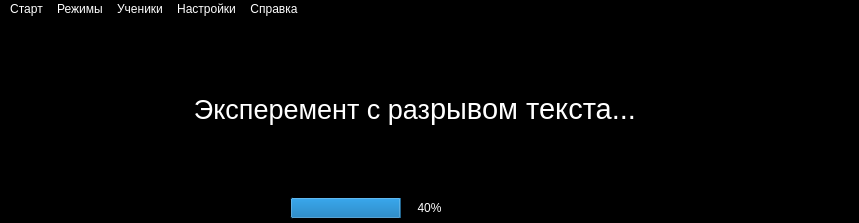
<?xml version="1.0" encoding="UTF-8"?>
<ui version="4.0">
 <class>MainWindow</class>
 <widget class="QMainWindow" name="MainWindow">
  <property name="geometry">
   <rect>
    <x>0</x>
    <y>0</y>
    <width>859</width>
    <height>223</height>
   </rect>
  </property>
  <property name="palette">
   <palette>
    <active>
     <colorrole role="WindowText">
      <brush brushstyle="SolidPattern">
       <color alpha="255">
        <red>255</red>
        <green>255</green>
        <blue>255</blue>
       </color>
      </brush>
     </colorrole>
     <colorrole role="Button">
      <brush brushstyle="SolidPattern">
       <color alpha="255">
        <red>0</red>
        <green>0</green>
        <blue>0</blue>
       </color>
      </brush>
     </colorrole>
     <colorrole role="Light">
      <brush brushstyle="SolidPattern">
       <color alpha="255">
        <red>0</red>
        <green>0</green>
        <blue>0</blue>
       </color>
      </brush>
     </colorrole>
     <colorrole role="Midlight">
      <brush brushstyle="SolidPattern">
       <color alpha="255">
        <red>0</red>
        <green>0</green>
        <blue>0</blue>
       </color>
      </brush>
     </colorrole>
     <colorrole role="Dark">
      <brush brushstyle="SolidPattern">
       <color alpha="255">
        <red>0</red>
        <green>0</green>
        <blue>0</blue>
       </color>
      </brush>
     </colorrole>
     <colorrole role="Mid">
      <brush brushstyle="SolidPattern">
       <color alpha="255">
        <red>0</red>
        <green>0</green>
        <blue>0</blue>
       </color>
      </brush>
     </colorrole>
     <colorrole role="Text">
      <brush brushstyle="SolidPattern">
       <color alpha="255">
        <red>255</red>
        <green>255</green>
        <blue>255</blue>
       </color>
      </brush>
     </colorrole>
     <colorrole role="BrightText">
      <brush brushstyle="SolidPattern">
       <color alpha="255">
        <red>255</red>
        <green>255</green>
        <blue>255</blue>
       </color>
      </brush>
     </colorrole>
     <colorrole role="ButtonText">
      <brush brushstyle="SolidPattern">
       <color alpha="255">
        <red>255</red>
        <green>255</green>
        <blue>255</blue>
       </color>
      </brush>
     </colorrole>
     <colorrole role="Base">
      <brush brushstyle="SolidPattern">
       <color alpha="255">
        <red>0</red>
        <green>0</green>
        <blue>0</blue>
       </color>
      </brush>
     </colorrole>
     <colorrole role="Window">
      <brush brushstyle="SolidPattern">
       <color alpha="255">
        <red>0</red>
        <green>0</green>
        <blue>0</blue>
       </color>
      </brush>
     </colorrole>
     <colorrole role="Shadow">
      <brush brushstyle="SolidPattern">
       <color alpha="255">
        <red>0</red>
        <green>0</green>
        <blue>0</blue>
       </color>
      </brush>
     </colorrole>
     <colorrole role="AlternateBase">
      <brush brushstyle="SolidPattern">
       <color alpha="255">
        <red>0</red>
        <green>0</green>
        <blue>0</blue>
       </color>
      </brush>
     </colorrole>
     <colorrole role="ToolTipBase">
      <brush brushstyle="SolidPattern">
       <color alpha="255">
        <red>255</red>
        <green>255</green>
        <blue>220</blue>
       </color>
      </brush>
     </colorrole>
     <colorrole role="ToolTipText">
      <brush brushstyle="SolidPattern">
       <color alpha="255">
        <red>0</red>
        <green>0</green>
        <blue>0</blue>
       </color>
      </brush>
     </colorrole>
    </active>
    <inactive>
     <colorrole role="WindowText">
      <brush brushstyle="SolidPattern">
       <color alpha="255">
        <red>255</red>
        <green>255</green>
        <blue>255</blue>
       </color>
      </brush>
     </colorrole>
     <colorrole role="Button">
      <brush brushstyle="SolidPattern">
       <color alpha="255">
        <red>0</red>
        <green>0</green>
        <blue>0</blue>
       </color>
      </brush>
     </colorrole>
     <colorrole role="Light">
      <brush brushstyle="SolidPattern">
       <color alpha="255">
        <red>0</red>
        <green>0</green>
        <blue>0</blue>
       </color>
      </brush>
     </colorrole>
     <colorrole role="Midlight">
      <brush brushstyle="SolidPattern">
       <color alpha="255">
        <red>0</red>
        <green>0</green>
        <blue>0</blue>
       </color>
      </brush>
     </colorrole>
     <colorrole role="Dark">
      <brush brushstyle="SolidPattern">
       <color alpha="255">
        <red>0</red>
        <green>0</green>
        <blue>0</blue>
       </color>
      </brush>
     </colorrole>
     <colorrole role="Mid">
      <brush brushstyle="SolidPattern">
       <color alpha="255">
        <red>0</red>
        <green>0</green>
        <blue>0</blue>
       </color>
      </brush>
     </colorrole>
     <colorrole role="Text">
      <brush brushstyle="SolidPattern">
       <color alpha="255">
        <red>255</red>
        <green>255</green>
        <blue>255</blue>
       </color>
      </brush>
     </colorrole>
     <colorrole role="BrightText">
      <brush brushstyle="SolidPattern">
       <color alpha="255">
        <red>255</red>
        <green>255</green>
        <blue>255</blue>
       </color>
      </brush>
     </colorrole>
     <colorrole role="ButtonText">
      <brush brushstyle="SolidPattern">
       <color alpha="255">
        <red>255</red>
        <green>255</green>
        <blue>255</blue>
       </color>
      </brush>
     </colorrole>
     <colorrole role="Base">
      <brush brushstyle="SolidPattern">
       <color alpha="255">
        <red>0</red>
        <green>0</green>
        <blue>0</blue>
       </color>
      </brush>
     </colorrole>
     <colorrole role="Window">
      <brush brushstyle="SolidPattern">
       <color alpha="255">
        <red>0</red>
        <green>0</green>
        <blue>0</blue>
       </color>
      </brush>
     </colorrole>
     <colorrole role="Shadow">
      <brush brushstyle="SolidPattern">
       <color alpha="255">
        <red>0</red>
        <green>0</green>
        <blue>0</blue>
       </color>
      </brush>
     </colorrole>
     <colorrole role="AlternateBase">
      <brush brushstyle="SolidPattern">
       <color alpha="255">
        <red>0</red>
        <green>0</green>
        <blue>0</blue>
       </color>
      </brush>
     </colorrole>
     <colorrole role="ToolTipBase">
      <brush brushstyle="SolidPattern">
       <color alpha="255">
        <red>255</red>
        <green>255</green>
        <blue>220</blue>
       </color>
      </brush>
     </colorrole>
     <colorrole role="ToolTipText">
      <brush brushstyle="SolidPattern">
       <color alpha="255">
        <red>0</red>
        <green>0</green>
        <blue>0</blue>
       </color>
      </brush>
     </colorrole>
    </inactive>
    <disabled>
     <colorrole role="WindowText">
      <brush brushstyle="SolidPattern">
       <color alpha="255">
        <red>0</red>
        <green>0</green>
        <blue>0</blue>
       </color>
      </brush>
     </colorrole>
     <colorrole role="Button">
      <brush brushstyle="SolidPattern">
       <color alpha="255">
        <red>0</red>
        <green>0</green>
        <blue>0</blue>
       </color>
      </brush>
     </colorrole>
     <colorrole role="Light">
      <brush brushstyle="SolidPattern">
       <color alpha="255">
        <red>0</red>
        <green>0</green>
        <blue>0</blue>
       </color>
      </brush>
     </colorrole>
     <colorrole role="Midlight">
      <brush brushstyle="SolidPattern">
       <color alpha="255">
        <red>0</red>
        <green>0</green>
        <blue>0</blue>
       </color>
      </brush>
     </colorrole>
     <colorrole role="Dark">
      <brush brushstyle="SolidPattern">
       <color alpha="255">
        <red>0</red>
        <green>0</green>
        <blue>0</blue>
       </color>
      </brush>
     </colorrole>
     <colorrole role="Mid">
      <brush brushstyle="SolidPattern">
       <color alpha="255">
        <red>0</red>
        <green>0</green>
        <blue>0</blue>
       </color>
      </brush>
     </colorrole>
     <colorrole role="Text">
      <brush brushstyle="SolidPattern">
       <color alpha="255">
        <red>0</red>
        <green>0</green>
        <blue>0</blue>
       </color>
      </brush>
     </colorrole>
     <colorrole role="BrightText">
      <brush brushstyle="SolidPattern">
       <color alpha="255">
        <red>255</red>
        <green>255</green>
        <blue>255</blue>
       </color>
      </brush>
     </colorrole>
     <colorrole role="ButtonText">
      <brush brushstyle="SolidPattern">
       <color alpha="255">
        <red>0</red>
        <green>0</green>
        <blue>0</blue>
       </color>
      </brush>
     </colorrole>
     <colorrole role="Base">
      <brush brushstyle="SolidPattern">
       <color alpha="255">
        <red>0</red>
        <green>0</green>
        <blue>0</blue>
       </color>
      </brush>
     </colorrole>
     <colorrole role="Window">
      <brush brushstyle="SolidPattern">
       <color alpha="255">
        <red>0</red>
        <green>0</green>
        <blue>0</blue>
       </color>
      </brush>
     </colorrole>
     <colorrole role="Shadow">
      <brush brushstyle="SolidPattern">
       <color alpha="255">
        <red>0</red>
        <green>0</green>
        <blue>0</blue>
       </color>
      </brush>
     </colorrole>
     <colorrole role="AlternateBase">
      <brush brushstyle="SolidPattern">
       <color alpha="255">
        <red>0</red>
        <green>0</green>
        <blue>0</blue>
       </color>
      </brush>
     </colorrole>
     <colorrole role="ToolTipBase">
      <brush brushstyle="SolidPattern">
       <color alpha="255">
        <red>255</red>
        <green>255</green>
        <blue>220</blue>
       </color>
      </brush>
     </colorrole>
     <colorrole role="ToolTipText">
      <brush brushstyle="SolidPattern">
       <color alpha="255">
        <red>0</red>
        <green>0</green>
        <blue>0</blue>
       </color>
      </brush>
     </colorrole>
    </disabled>
   </palette>
  </property>
  <property name="windowTitle">
   <string>MainWindow</string>
  </property>
  <property name="styleSheet">
   <string notr="true"/>
  </property>
  <widget class="QWidget" name="centralWidget">
   <layout class="QGridLayout" name="gridLayout_2">
    <property name="leftMargin">
     <number>4</number>
    </property>
    <property name="topMargin">
     <number>8</number>
    </property>
    <property name="rightMargin">
     <number>4</number>
    </property>
    <property name="bottomMargin">
     <number>4</number>
    </property>
    <item row="1" column="0">
     <spacer name="horizontalSpacer">
      <property name="orientation">
       <enum>Qt::Horizontal</enum>
      </property>
      <property name="sizeHint" stdset="0">
       <size>
        <width>40</width>
        <height>20</height>
       </size>
      </property>
     </spacer>
    </item>
    <item row="1" column="2">
     <spacer name="horizontalSpacer_2">
      <property name="orientation">
       <enum>Qt::Horizontal</enum>
      </property>
      <property name="sizeHint" stdset="0">
       <size>
        <width>40</width>
        <height>20</height>
       </size>
      </property>
     </spacer>
    </item>
    <item row="1" column="1">
     <widget class="QProgressBar" name="progressBar">
      <property name="value">
       <number>40</number>
      </property>
     </widget>
    </item>
    <item row="0" column="0" colspan="3">
     <widget class="QStackedWidget" name="stackedWidget">
      <property name="currentIndex">
       <number>0</number>
      </property>
      <widget class="QWidget" name="page">
       <layout class="QGridLayout" name="gridLayout_3">
        <property name="margin">
         <number>0</number>
        </property>
        <item row="0" column="0">
         <layout class="QHBoxLayout" name="horizontalLayout">
          <property name="spacing">
           <number>0</number>
          </property>
          <property name="sizeConstraint">
           <enum>QLayout::SetDefaultConstraint</enum>
          </property>
          <item>
           <widget class="QLabel" name="showText">
            <property name="font">
             <font>
              <pointsize>20</pointsize>
              <weight>50</weight>
              <italic>false</italic>
              <bold>false</bold>
             </font>
            </property>
            <property name="styleSheet">
             <string notr="true"/>
            </property>
            <property name="frameShape">
             <enum>QFrame::NoFrame</enum>
            </property>
            <property name="text">
             <string>Эксперемент с раз</string>
            </property>
            <property name="scaledContents">
             <bool>false</bool>
            </property>
            <property name="alignment">
             <set>Qt::AlignRight|Qt::AlignTrailing|Qt::AlignVCenter</set>
            </property>
            <property name="margin">
             <number>0</number>
            </property>
            <property name="indent">
             <number>0</number>
            </property>
           </widget>
          </item>
          <item>
           <widget class="QLabel" name="inputText">
            <property name="font">
             <font>
              <pointsize>22</pointsize>
              <weight>50</weight>
              <italic>false</italic>
              <bold>false</bold>
             </font>
            </property>
            <property name="styleSheet">
             <string notr="true"/>
            </property>
            <property name="frameShape">
             <enum>QFrame::NoFrame</enum>
            </property>
            <property name="text">
             <string>рывом текста...</string>
            </property>
            <property name="scaledContents">
             <bool>false</bool>
            </property>
            <property name="margin">
             <number>0</number>
            </property>
            <property name="indent">
             <number>0</number>
            </property>
           </widget>
          </item>
         </layout>
        </item>
       </layout>
      </widget>
      <widget class="QWidget" name="page_2">
       <layout class="QGridLayout" name="gridLayout">
        <item row="0" column="0">
         <widget class="QLabel" name="label_3">
          <property name="frameShape">
           <enum>QFrame::Box</enum>
          </property>
          <property name="text">
           <string>Вывод информации</string>
          </property>
         </widget>
        </item>
       </layout>
      </widget>
     </widget>
    </item>
   </layout>
  </widget>
  <widget class="QMenuBar" name="menuBar">
   <property name="geometry">
    <rect>
     <x>0</x>
     <y>0</y>
     <width>859</width>
     <height>21</height>
    </rect>
   </property>
   <widget class="QMenu" name="start">
    <property name="title">
     <string>Старт</string>
    </property>
   </widget>
   <widget class="QMenu" name="regime">
    <property name="title">
     <string>Режимы</string>
    </property>
   </widget>
   <widget class="QMenu" name="students">
    <property name="title">
     <string>Ученики</string>
    </property>
   </widget>
   <widget class="QMenu" name="setting">
    <property name="title">
     <string>Настройки</string>
    </property>
   </widget>
   <widget class="QMenu" name="help">
    <property name="title">
     <string>Справка</string>
    </property>
   </widget>
   <addaction name="start"/>
   <addaction name="regime"/>
   <addaction name="students"/>
   <addaction name="setting"/>
   <addaction name="help"/>
  </widget>
 </widget>
 <layoutdefault spacing="6" margin="11"/>
 <resources/>
 <connections/>
</ui>
